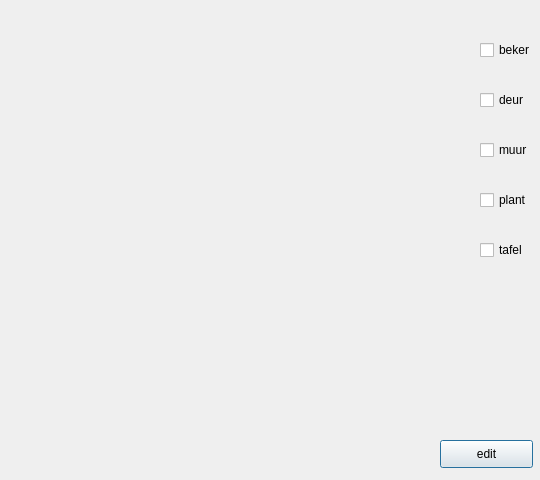
<?xml version="1.0" encoding="UTF-8"?>
<ui version="4.0">
 <class>Map</class>
 <widget class="QDialog" name="Map">
  <property name="geometry">
   <rect>
    <x>0</x>
    <y>0</y>
    <width>540</width>
    <height>480</height>
   </rect>
  </property>
  <property name="minimumSize">
   <size>
    <width>520</width>
    <height>480</height>
   </size>
  </property>
  <property name="windowTitle">
   <string>Dialog</string>
  </property>
  <widget class="QCheckBox" name="beker">
   <property name="geometry">
    <rect>
     <x>480</x>
     <y>40</y>
     <width>81</width>
     <height>20</height>
    </rect>
   </property>
   <property name="text">
    <string>beker</string>
   </property>
  </widget>
  <widget class="QCheckBox" name="deur">
   <property name="geometry">
    <rect>
     <x>480</x>
     <y>90</y>
     <width>81</width>
     <height>20</height>
    </rect>
   </property>
   <property name="text">
    <string>deur</string>
   </property>
  </widget>
  <widget class="QCheckBox" name="muur">
   <property name="geometry">
    <rect>
     <x>480</x>
     <y>140</y>
     <width>81</width>
     <height>20</height>
    </rect>
   </property>
   <property name="text">
    <string>muur</string>
   </property>
  </widget>
  <widget class="QCheckBox" name="plant">
   <property name="geometry">
    <rect>
     <x>480</x>
     <y>190</y>
     <width>81</width>
     <height>20</height>
    </rect>
   </property>
   <property name="text">
    <string>plant</string>
   </property>
  </widget>
  <widget class="QPushButton" name="edit_button">
   <property name="geometry">
    <rect>
     <x>440</x>
     <y>440</y>
     <width>93</width>
     <height>28</height>
    </rect>
   </property>
   <property name="text">
    <string>edit</string>
   </property>
  </widget>
  <widget class="QCheckBox" name="tafel">
   <property name="geometry">
    <rect>
     <x>480</x>
     <y>240</y>
     <width>81</width>
     <height>20</height>
    </rect>
   </property>
   <property name="text">
    <string>tafel</string>
   </property>
  </widget>
 </widget>
 <resources/>
 <connections/>
</ui>
